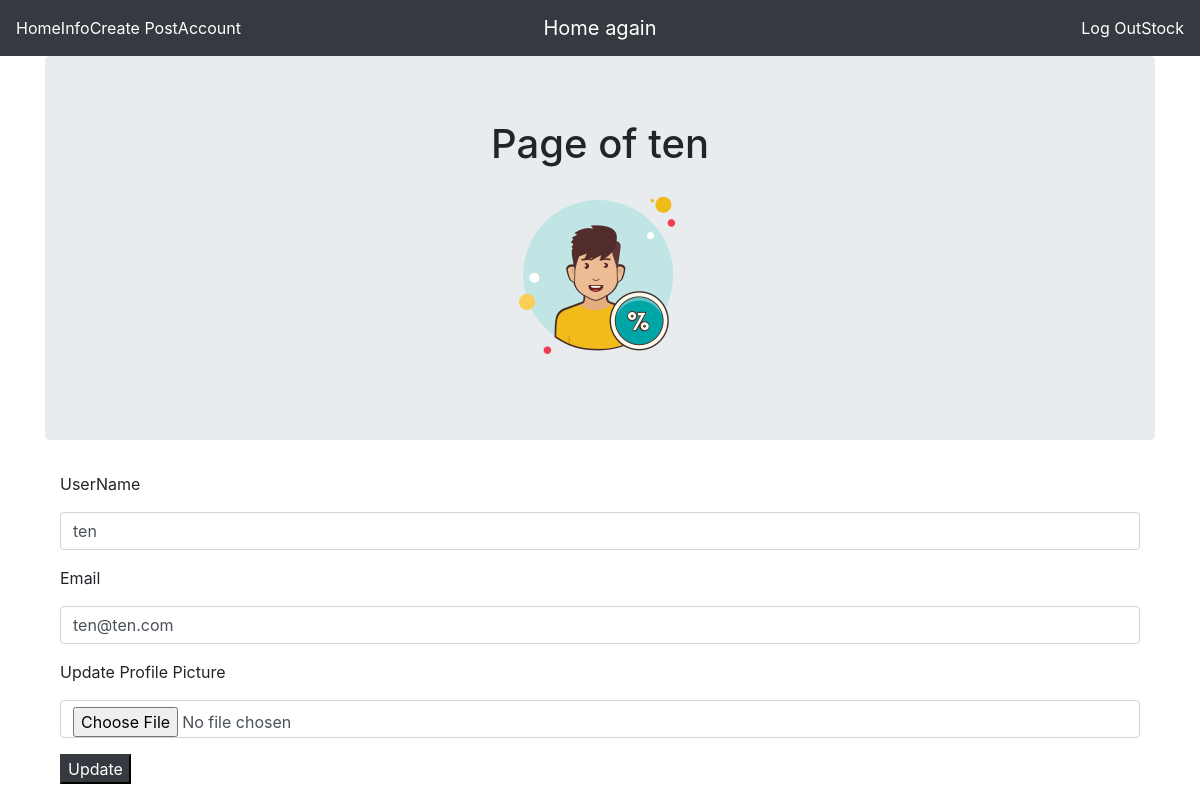
The app's page /account (signed in) with its own data.
### blog/models.py (models this page shows, shortened)
class User(db.Model, UserMixin):
    __tablename__ = 'users'
    id = db.Column(db.Integer, primary_key=True)
    profile_image = db.Column(db.String(64), nullable=False, default='default2.png')
    email = db.Column(db.String(64), unique=True, index=True)
    username = db.Column(db.String(64), unique=True, index=True)
    password_hash = db.Column(db.String(128))
    posts = db.relationship('Post', backref='author', lazy=True)

### blog/users/veiws.py (the view)
@users.route('/account', methods=['GET', 'POST'])
@login_required
def account():
    form = UpdateUserForm()
    if form.validate_on_submit():
        if form.picture.data:
            username = current_user.username
            pic = add_profile_pic(form.picture.data, username)
            current_user.profile_image = pic
        current_user.username = form.username.data
        current_user.email = form.email.data
        db.session.commit()
        flash('Updated')
        return redirect(url_for('base.index'))
    elif request.method == 'GET':
        form.username.data = current_user.username
        form.email.data = current_user.email
    profile_image = url_for('static', filename='profile_pics/' + current_user.profile_image)
    return render_template('account.html', profile_image=profile_image, form=form)

### blog/users/forms.py (shortened to what this page needs)
class UpdateUserForm(FlaskForm):
    email = StringField('Email', validators=[DataRequired(), Email()])
    username = StringField('UserName', validators=[DataRequired()])
    picture = FileField('Update Profile Picture', validators=[FileAllowed(['jpg', 'png'])])
    submit = SubmitField('Update')

### blog/models.py (called while the page is built)
@login_manager.user_loader
def load_user(user_id):
    return User.query.get(user_id)

### blog/templates/account.html (shortened to what this page needs)
{% extends "base.html" %}
{% block content %}
    <div class="jumbotron">
        <div align="center">
            <h1>Page of {{current_user.username}}</h1>
            <img align="center" src="{{url_for('static', filename='profile_pics/' + current_user.profile_image)}}">
        </div>
    </div>
    <div class="container">
        <form method="POST" action="" enctype="multipart/form-data">
            <div class="form-group">
                {{form.username.label(class="form-group")}}
                {{form.username(class="form-control")}}
            </div>
            <div class="form-group">
                {{form.email.label(class="form-group")}}
                {{form.email(class="form-control")}}
            </div>
            <div class="form-group">
                {{form.picture.label(class="form-group")}}
                {{form.picture(class="form-control")}}
             </div>
            <div class="form-group">
                {{form.submit(class="bth btn-dark")}}
            </div>
        </form>
    </div>
{% endblock %}

### records on screen
User: username "ten", profile_image (placeholder picture), email "ten@ten.com"
